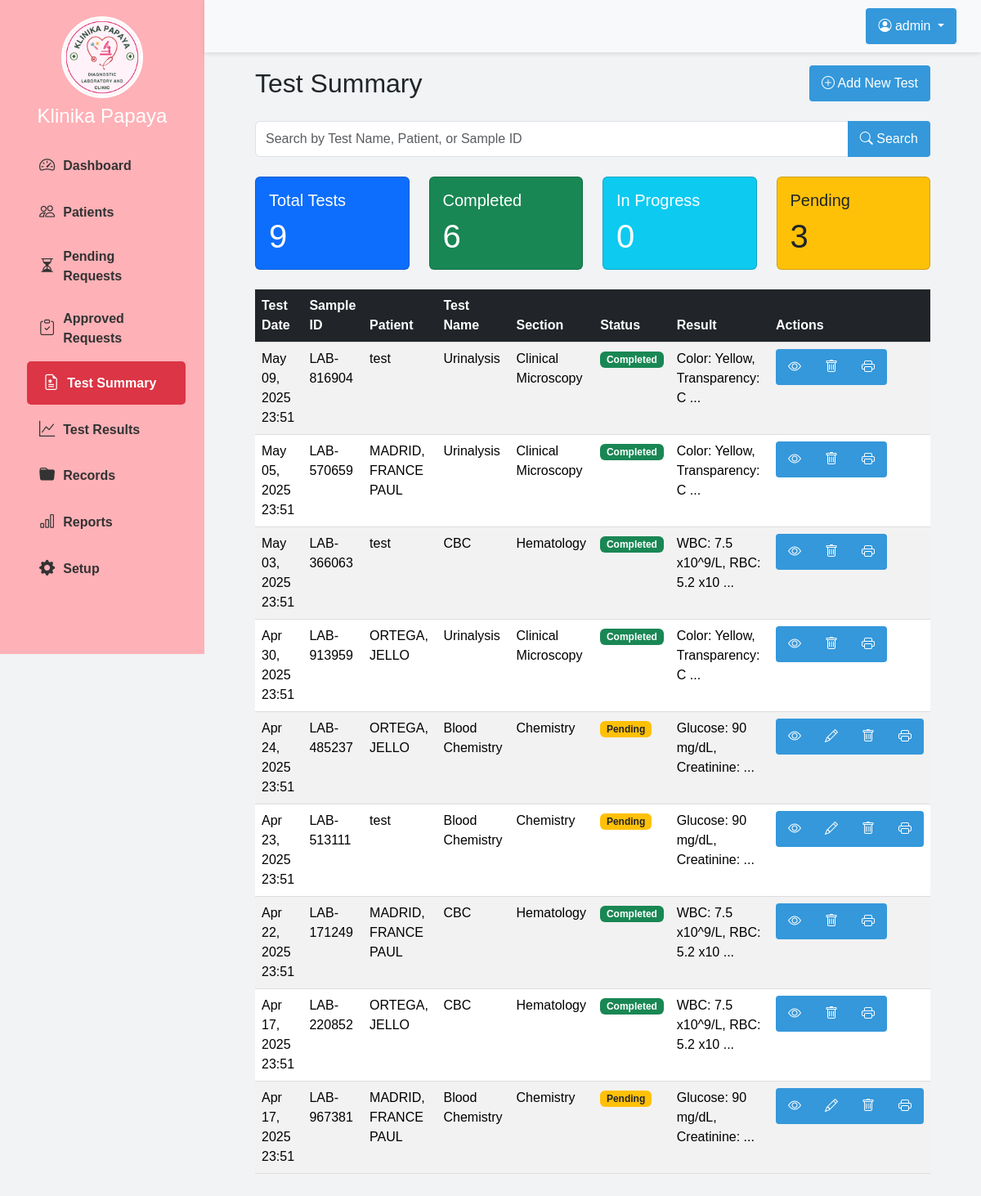
Page /views/tests/summary.php (signed in) on the earlier database version.
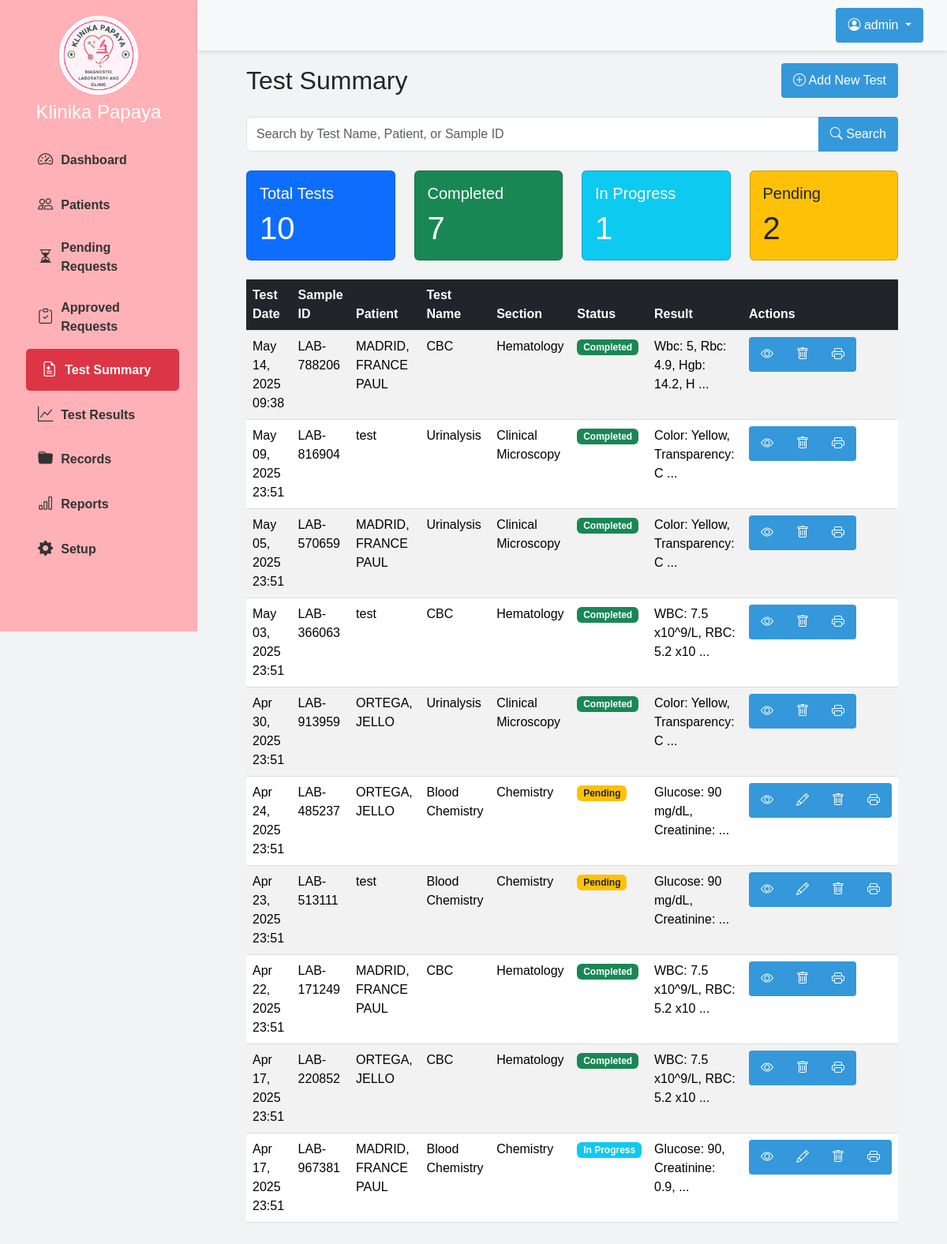
Same page on the later database version.
### tables this page shows
CREATE TABLE `test_records` (
  `id` int(11) NOT NULL,
  `test_name` varchar(100) NOT NULL,
  `patient_name` varchar(100) NOT NULL,
  `patient_id` int(11) NOT NULL,
  `sample_id` varchar(50) NOT NULL,
  `section` varchar(50) NOT NULL,
  `test_date` datetime NOT NULL,
  `result` text DEFAULT NULL,
  `status` enum('Pending','In Progress','Completed') DEFAULT 'Pending',
  `remarks` text DEFAULT NULL,
  `performed_by` varchar(50) DEFAULT NULL,
  `created_at` timestamp NOT NULL DEFAULT current_timestamp(),
  `updated_at` timestamp NOT NULL DEFAULT current_timestamp() ON UPDATE current_timestamp()
);

### views/tests/summary.php (the view, shortened to what this page needs)
<?php
require_once '../../config/database.php';
$page = isset($_GET['page']) && is_numeric($_GET['page']) ? (int)$_GET['page'] : 1;
$recordsPerPage = 10;
$offset = ($page - 1) * $recordsPerPage;
$searchTerm = isset($_GET['search']) ? trim($_GET['search']) : '';
try {
    $countQuery = "SELECT COUNT(*) FROM test_records";
    $testQuery = "SELECT * FROM test_records";
    $testQuery .= " ORDER BY test_date DESC LIMIT :limit OFFSET :offset";
    $countStmt = $connect->prepare($countQuery);
    $countStmt->execute();
    $totalTests = $countStmt->fetchColumn();
    $stmt = $connect->prepare($testQuery);
    $stmt->bindValue(':limit', $recordsPerPage, PDO::PARAM_INT);
    $stmt->bindValue(':offset', $offset, PDO::PARAM_INT);
    $stmt->execute();
    $testSummaries = $stmt->fetchAll(PDO::FETCH_ASSOC);
} catch (PDOException $e) {
    $errMsg = "Database error: " . $e->getMessage();
    error_log($errMsg);
    $testSummaries = [];
    $totalTests = 0;
    $totalPages = 1;
}
include_once '../../views/layout/header.php';
?>
<div class="main-content">
    <div class="container-fluid">
        <div class="test-summary-container">
            <div class="d-flex justify-content-between align-items-center mb-4">
                <h2 class="mb-0">Test Summary</h2>
                <div>
                    <a href="/views/tests/add_test.php" class="btn btn-primary">
                        <i class="bi bi-plus-circle"></i> Add New Test
                    </a>
                </div>
            </div>
            <form method="GET" class="d-flex mb-4">
                <div class="input-group">
                    <input type="text" class="form-control" name="search" placeholder="Search by Test Name, Patient, or Sample ID" value="<?php echo htmlspecialchars($searchTerm); ?>">
                    <button type="submit" class="btn btn-primary">
                        <i class="bi bi-search"></i> Search
                    </button>
                </div>
            </form>
            <div class="row mb-4">
                <div class="col-md-3">
                    <div class="card bg-primary text-white">
                        <div class="card-body">
                            <h5 class="card-title">Total Tests</h5>
                            <p class="card-text display-6"><?= $totalTests ?></p>
                        </div>
                    </div>
                </div>
                <div class="col-md-3">
                    <div class="card bg-success text-white">
                        <div class="card-body">
                            <h5 class="card-title">Completed</h5>
                            <?php
                            try {
                                $completedStmt = $connect->query("SELECT COUNT(*) FROM test_records WHERE status = 'Completed'");
                                $completedCount = $completedStmt->fetchColumn();
                            } catch (PDOException $e) {
                                $completedCount = 0;
                            }
                            ?>
                            <p class="card-text display-6"><?= $completedCount ?></p>
                        </div>
                    </div>
                </div>
                <div class="col-md-3">
                    <div class="card bg-info text-white">
                        <div class="card-body">
                            <h5 class="card-title">In Progress</h5>
                            <?php
                            try {
                                $inProgressStmt = $connect->query("SELECT COUNT(*) FROM test_records WHERE status = 'In Progress'");
                                $inProgressCount = $inProgressStmt->fetchColumn();
                            } catch (PDOException $e) {
                                $inProgressCount = 0;
                            }
                            ?>
                            <p class="card-text display-6"><?= $inProgressCount ?></p>
                        </div>
                    </div>
                </div>
                <div class="col-md-3">
                    <div class="card bg-warning text-dark">
                        <div class="card-body">
                            <h5 class="card-title">Pending</h5>
                            <?php
                            try {
                                $pendingStmt = $connect->query("SELECT COUNT(*) FROM test_records WHERE status = 'Pending'");
                                $pendingCount = $pendingStmt->fetchColumn();
                            } catch (PDOException $e) {
                                $pendingCount = 0;
                            }
                            ?>
                            <p class="card-text display-6"><?= $pendingCount ?></p>
                        </div>
                    </div>
                </div>
            </div>
            <div class="table-responsive">
                <table class="table table-striped table-hover">
                    <thead class="table-dark">
                        <tr>
                            <th>Test Date</th>
                            <th>Sample ID</th>
                            <th>Patient</th>
                            <th>Test Name</th>
                            <th>Section</th>
                            <th>Status</th>
                            <th>Result</th>
                            <th>Actions</th>
                        </tr>
                    </thead>
                    <tbody>
                        <?php if (count($testSummaries) > 0): ?>
                            <?php foreach ($testSummaries as $test): ?>
                                <tr>
                                    <td><?= date('M d, Y H:i', strtotime($test['test_date'])) ?></td>
                                    <td><?= htmlspecialchars($test['sample_id']) ?></td>
                                    <td><?= htmlspecialchars($test['patient_name']) ?></td>
                                    <td><?= htmlspecialchars($test['test_name']) ?></td>
                                    <td><?= htmlspecialchars($test['section']) ?></td>
                                    <td>
                                        <?php if ($test['status'] == 'Completed'): ?>
                                            <span class="badge bg-success">Completed</span>
                                        <?php elseif ($test['status'] == 'In Progress'): ?>
                                            <span class="badge bg-info">In Progress</span>
                                        <?php else: ?>
                                            <span class="badge bg-warning text-dark">Pending</span>
                                        <?php endif; ?>
                                    </td>
                                    <td>
                                        <?= htmlspecialchars(substr($test['result'] ?? 'Not available', 0, 30)) ?>
                                        <?= strlen($test['result'] ?? '') > 30 ? '...' : '' ?>
                                    </td>
                                    <td>
                                        <div class="btn-group btn-group-sm">
                                            <a href="view_result.php?id=<?= $test['id'] ?>" class="btn btn-primary">
                                                <i class="bi bi-eye"></i>
                                            </a>
                                            <?php if ($test['status'] != 'Completed'): ?>
                                                <a href="add_result.php?id=<?= $test['id'] ?>" class="btn btn-success">
                                                    <i class="bi bi-pencil"></i>
                                                </a>
                                            <?php endif; ?>
                                            <button class="btn btn-danger delete-test" data-id="<?= $test['id'] ?>">
                                                <i class="bi bi-trash"></i>
                                            </button>
                                            <a href="<?= BASE_PATH ?>/views/reports/print_result.php?id=<?= $test['id'] ?>" class="btn btn-info">
                                                <i class="bi bi-printer"></i>
                                            </a>
                                        </div>
                                    </td>
                                </tr>
                            <?php endforeach; ?>
                        <?php else: ?>
                            <tr>
                                <td colspan="8" class="text-center">No test summaries available.</td>
                            </tr>
                        <?php endif; ?>
                    </tbody>
                </table>
            </div>
        </div>
    </div>
</div>
<?php include_once '../../views/layout/footer.php'; ?>

### views/layout/header.php (shortened to what this page needs)
<?php
$current_page = basename($_SERVER['PHP_SELF']);
?>
<!DOCTYPE html>
<html lang="en">
<head>
    <link href="https://cdn.jsdelivr.net/npm/bootstrap@5.3.3/dist/css/bootstrap.min.css" rel="stylesheet">
    <link rel="stylesheet" href="https://cdn.jsdelivr.net/npm/bootstrap-icons@1.11.1/font/bootstrap-icons.css">
    <link rel="stylesheet" href="https://cdn.jsdelivr.net/npm/sweetalert2@11/dist/sweetalert2.min.css">
    <link rel="stylesheet" href="<?= BASE_PATH ?>/assets/css/dashboard.css">
</head>
<body>
    <header>
        <div class="dropdown">
            <button class="btn btn-secondary dropdown-toggle" type="button" id="dropdownMenuButton" data-bs-toggle="dropdown" aria-expanded="false">
                <i class="bi bi-person-circle"></i> <?= htmlspecialchars($_SESSION['username'] ?? 'User') ?>
            </button>
        </div>
    </header>
    <?php include __DIR__ . '/sidebar.php'; ?>

### views/layout/sidebar.php (shortened to what this page needs)
<div class="sidebar">
    <div class="logo">
        <img src="<?= BASE_PATH ?>/assets/image/profile.jpg" alt="Logo">
        <h4 class="mt-2 text-center text-white">Klinika Papaya</h4>
    </div>
    <a href="<?= BASE_PATH ?>/index.php" class="<?= $current_page == 'index.php' ? 'active' : '' ?>">
        <i class="bi bi-speedometer2"></i> Dashboard
    </a>
    <a href="<?= BASE_PATH ?>/views/patients/patients.php" class="<?= $current_page == 'patients.php' && dirname($_SERVER['PHP_SELF']) == '/views/patients' ? 'active' : '' ?>">
        <i class="bi bi-people"></i> Patients
    </a>
    <a href="<?= BASE_PATH ?>/views/requests/pending.php" class="<?= $current_page == 'pending.php' ? 'active' : '' ?>">
        <i class="bi bi-hourglass-split"></i> Pending Requests
    </a>
    <a href="<?= BASE_PATH ?>/views/requests/approved.php" class="<?= $current_page == 'approved.php' ? 'active' : '' ?>">
        <i class="bi bi-clipboard-check"></i> Approved Requests
    </a>
    <a href="<?= BASE_PATH ?>/views/tests/summary.php" class="<?= $current_page == 'summary.php' ? 'active' : '' ?>">
        <i class="bi bi-file-earmark-medical"></i> Test Summary
    </a>
    <a href="<?= BASE_PATH ?>/views/tests/results.php" class="<?= $current_page == 'results.php' ? 'active' : '' ?>">
        <i class="bi bi-graph-up"></i> Test Results
    </a>
    <a href="<?= BASE_PATH ?>/views/records/index.php" class="<?= $current_page == 'index.php' && dirname($_SERVER['PHP_SELF']) == '/views/records' ? 'active' : '' ?>">
        <i class="bi bi-folder-fill"></i> Records
    </a>
    <a href="<?= BASE_PATH ?>/views/reports/reports.php" class="<?= $current_page == 'reports.php' && dirname($_SERVER['PHP_SELF']) == '/views/reports' ? 'active' : '' ?>">
        <i class="bi bi-bar-chart"></i> Reports
    </a>
    <?php if (isset($_SESSION['role']) && $_SESSION['role'] === 'admin'): ?>
    <a href="<?= BASE_PATH ?>/views/setup/index.php" class="<?= $current_page == 'index.php' && dirname($_SERVER['PHP_SELF']) == '/views/setup' ? 'active' : '' ?>">
        <i class="bi bi-gear-fill"></i> Setup
    </a>
    <?php endif; ?>
</div>

### views/layout/footer.php (shortened to what this page needs)
</body>
</html>

### assets/css/dashboard.css (style rules this page uses)
body { font-family: Arial, sans-serif; margin: 0; padding: 0; display: flex; background-color: #f5f5f5; }
.sidebar { width: 250px; background-color: #feb1b7; color: white; height: 100vh; padding: 20px; box-sizing: border-box; position: fixed; overflow-y: auto; }
.sidebar a { display: block; color: #2c3e50; font-weight: bold; padding: 10px; text-decoration: none; margin-bottom: 5px; border-radius: 4px; transition: all 0.3s; }
.sidebar a.active { background-color: #2c3e50; color: #ffffff; }
table { width: 100%; border-collapse: collapse; }
th, td { padding: 12px 15px; text-align: left; border-bottom: 1px solid #ddd; }
th { background-color: #f2f2f2; font-weight: bold; }
select, input { width: 100%; padding: 10px; border: 1px solid #ddd; border-radius: 4px; box-sizing: border-box; }
.btn { background-color: #3498db; color: white; border: none; padding: 10px 15px; border-radius: 4px; cursor: pointer; font-size: 16px; }

### views/layout/header.php (style rules this page uses)
body { background-color: #f1f3f5; padding-top: 0px; }
header { background-color: #f8f9fa; padding: 10px 30px; text-align: right; position: fixed; width: calc(100% - 250px); top: 0; z-index: 1000; left: 250px; box-shadow: 0 2px 5px rgba(0,0,0,0.1); }
.main-content { margin-left: 250px; padding: 80px 50px 50px; width: calc(100% - 250px); }

### views/layout/sidebar.php (style rules this page uses)
.sidebar { width: 250px; height: 100vh; position: fixed; background-color: #feb1b7; padding-top: 20px; overflow-y: auto; z-index: 100; }
.sidebar .logo { text-align: center; margin-bottom: 20px; padding: 0 15px; }
.sidebar .logo img { width: 100px; height: 100px; border-radius: 50%; object-fit: cover; border: 3px solid white; }
.sidebar a { display: flex; align-items: center; padding: 12px 20px; font-size: 16px; color: #333; text-decoration: none; transition: all 0.3s ease; margin: 4px 8px; border-radius: 5px; }
.sidebar a:hover, .sidebar a.active { background-color: #dc3545; color: white; transform: translateX(5px); }
.sidebar a i { margin-right: 10px; font-size: 1.2rem; }

Differences in the rows shown:
added test_records: test_date "May 14, 2025 09:38", sample "LAB-788206", patient_name "MADRID, FRANCE PAUL", test_name "CBC", section "Hematology", status "Completed", result "Wbc: 5, Rbc: 4.9, Hgb: 14.2, H"
changed test_records "LAB-967381": result "Glucose: 90 mg/dL, Creatinine:" → "Glucose: 90, Creatinine: 0.9,"; status "Pending" → "In Progress"
Other differences:
$totalTests: "9" → "10"
$completedCount: "6" → "7"
$inProgressCount: "0" → "1"
$pendingCount: "3" → "2"
